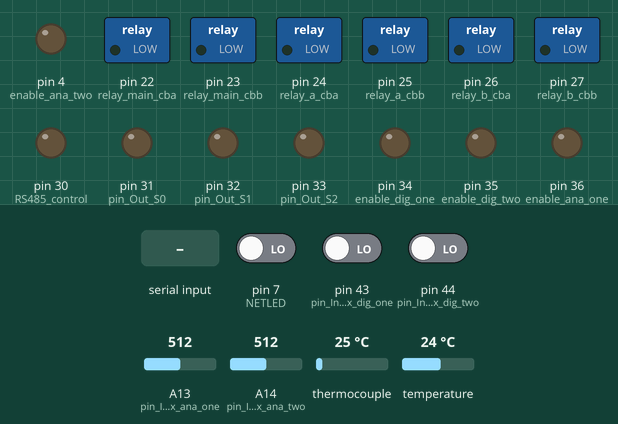
Bench run of a sketch on a simulated Arduino Mega 2560, built with avr-gcc and run on an emulated ATmega2560. Shown: switched loads named in the sketch (green lamp = pin HIGH), output pins drawn as LEDs (lit = HIGH). Inputs (shaded band) come from the test bench; at power-on: pin 7 (NETLED) LOW, pin 43 (pin_In_Mux_dig_one) LOW, pin 44 (pin_In_Mux_dig_two) LOW, A13 (pin_In_Mux_ana_one) = 512, A14 (pin_In_Mux_ana_two) = 512, thermocouple 25 °C, temperature 24 °C. The modem accepts every AT command (registered, SIM ready, sends succeed) and sends nothing else; what the sketch prints to the serial monitor is not drawn.

Above: at 2.1 s.
20.3 s: "OK\n" received over the second serial link
At 24.4 s:
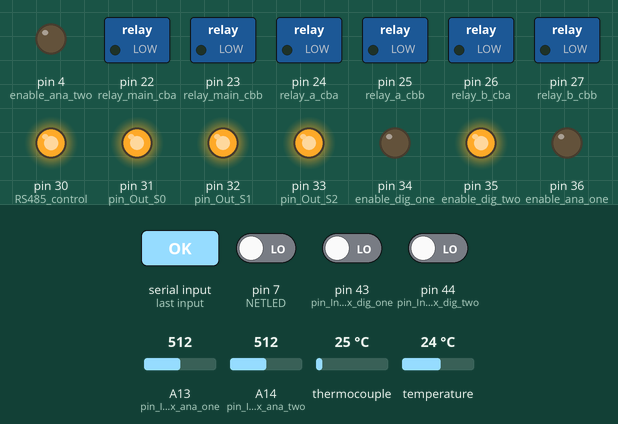
At 28.3 s:
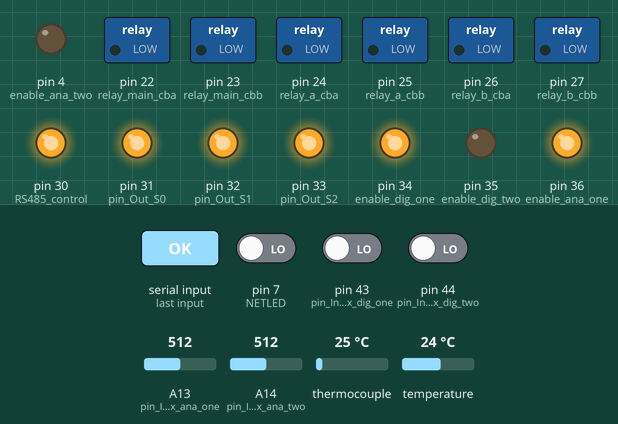
Timing chart, 0 to 51.2 s (numbered marks = the images above; inputs shaded):
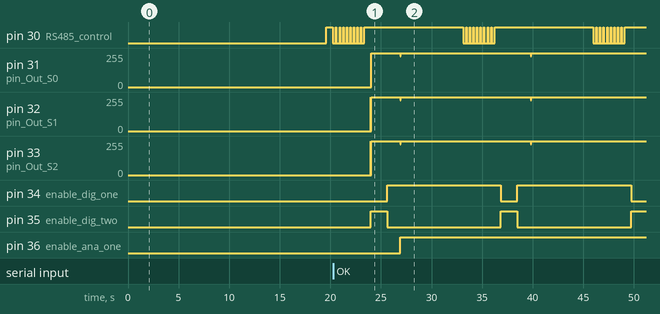

Measured:
- by itself, pin 30 (RS485_control): repeats every 12.9 s: LOW 0.31 s, 7 × (HIGH 0.05 s, LOW 0.30 s), HIGH 9.7 s, LOW 0.30 s, HIGH 0.05 s
- by itself, pin 34 (enable_dig_one): alternates HIGH for 11.2 s and LOW for 1.6 s
- by itself, pin 35 (enable_dig_two): alternates HIGH for 1.6 s and LOW for 11.2 s

The sketch:

DT.ino
```cpp
#include <SPI.h>
#include <ArduinoJson.h>
#include <avr/wdt.h>


#include <math.h>
#include "SoftwareSerial.h"
#include "Flash_Data.h"
#include "max6675.h"
#include <OneWire.h>
#include <DallasTemperature.h>
#include <EEPROM.h>
#include "DLMSMeterCode.h"
#include "PARAMETERS.h"
#define RX  11
#define TX  10
#define NETLED  7
bool debug = true;
#define RS485 Serial2
SoftwareSerial    GSM(RX, TX); //RX, TX
const int RS485_control = 30; // A15;
String rs485Data[200] = {};
float RS485_Data_Array[12] = {0.0, 0.0, 0.0, 0.0, 0.0, 0.0, 0.0, 0.0, 0.0, 0.0, 0.0, 0.0};
int rs485Res;
byte resData[35] = {};
int thermoDO = 45;
int thermoCS = 46;
int thermoCLK  = 47;
byte state = LOW;
bool isDebug = true;

MAX6675 thermocouple(thermoCLK, thermoCS, thermoDO);
int simAPN = 4;
int netCheck = 0;
String response;
/********************************************************************/
// Setup a oneWire instance to communicate with any OneWire devices
// (not just Maxim/Dallas temperature ICs)


#define usingmux4051
int pin_Out_S0 = 31;
int pin_Out_S1 = 32;
int pin_Out_S2 = 33;
int Mux_State1[8] = {0};
int Mux_State2[8] = {0};
int Mux_State3[8] = {0};
int Mux_State4[8] = {0};


int digital_Array[24] = {0};
#define usingmuxdig
int pin_In_Mux_dig_one = 43;
int pin_In_Mux_dig_two = 44;
int enable_dig_one = 34;
int enable_dig_two = 35;
#define usingmuxana
int pin_In_Mux_ana_one = A13;
int pin_In_Mux_ana_two = A14;
int enable_ana_one = 36;
int enable_ana_two = 4;
#include "mux4067.h"
multiplexer  mux;

#define READINGS_NUMBER 10


static uint32_t timer; //HTTPACTION timers
unsigned long SoftRead;

unsigned long ReadRS485;;
const long interval = 2000;
unsigned long LEDtimer;

String Data;
String networkAPN;
String pry = "";
String ser ;
String retVal = "";
String gpsResponse;

#define DEBUG true
String gpsState, timegps = "0";
String data[5];


int loopGSP = 0;
int address = 0;
boolean isLocateSet = false;
byte value;
char c;

char buffer[85];

char server[] = "www.susejgroup.net"; // "";//also change the Host line in httpRequest()  //.. configured in SGC Studio "www.susejtest.us"; //
char path[] =  "/api/connect?serial_number=";

bool errorState = true;

String dataRS485;

#define ONE_WIRE_BUS 14
/********************************************************************/
// Setup a oneWire instance to communicate with any OneWire devices
// (not just Maxim/Dallas temperature ICs)
OneWire oneWire(ONE_WIRE_BUS);
DallasTemperature sensors(&oneWire);


//control pin declaration
#define relay_main_cba 22
#define relay_main_cbb 23

#define relay_a_cba    24
#define relay_a_cbb    25

#define relay_b_cba    26
#define relay_b_cbb    27

#define relay_c_cba    28
#define relay_c_cbb    29

#define relay_d_cba    37
#define relay_d_cbb    38


int smscount = 0;

StaticJsonDocument<200> doc;
DeserializationError error;
void setup()
{
  // Init serial communication
  RS485.begin(9600);
  Serial.begin(115200);
  Serial.println("System Startup");
  delay(2000);
  pinMode(relay_main_cba,  OUTPUT);
  pinMode(relay_a_cba,  OUTPUT);
  pinMode(relay_b_cba ,  OUTPUT);
  pinMode(relay_c_cba , OUTPUT);
  pinMode(relay_d_cba , OUTPUT);

  pinMode(relay_main_cbb,  OUTPUT);
  pinMode(relay_a_cbb,  OUTPUT);
  pinMode(relay_b_cbb ,  OUTPUT);
  pinMode(relay_c_cbb , OUTPUT);
  pinMode(relay_d_cbb , OUTPUT);
  GSM.begin(9600);
  wdt_disable();
  wdt_enable(WDTO_4S);// 4 sec
  // Set RS485 Control pin to OUTPUT
  pinMode(RS485_control, OUTPUT);
  mux.initial_digMux();
  mux.initial_anaMux();
  strcpy_P(buffer, (char*)pgm_read_word(&(serialNumber[0])));
  ser = (String)buffer;
  Debug("DT Monitoring Device Nov. 2019 \n");
  Debug("DT Monitoring Device Version: 1.2 \n");
  Debug("Device Serial Number: " + ser + "\n");
  Debug("DigitalChannel: " + (String)DigitalChannel + "\n");
  Debug("AnalogChannel: " + (String)AnalogChannel + "\n");
  Debug("Latitude:  " + (String)latitude + "\n");
  Debug("Longitude: " + (String)longitude + "\n");
  while (1) {
    //Print "AT" to check if GSM is ON
    wdt_reset();
    GSM.println(F("AT"));
    delay(100);
    if (GSM.available()) {
      pry = GSM.readString();
    }
    //If COntroller receives "OK", jump out of loop
    if (pry.indexOf("OK") != -1) break;
  }
  pry = "";
  Debug("Setting GSM HTTP connection:\n");
  setUpGSM();
  delay(500); //wait for stability
  while (simAPN == 4 && netCheck < 4) {
    wdt_reset();
    attachInternet();
    netCheck++;
    wdt_reset();
    delay(1500);
    wdt_reset();
  }
  Debug(networkAPN);
  wdt_reset();
  delay(500);
  setGSMHTTP(networkAPN);
  Debug(F("\nGSM Setup Complete\n"));
  delay(500);
  sendData("AT+CGNSPWR=1", 1000);
  delay(50);
  sendData("AT+CGNSSEQ=RMC", 1000);

  delay(500);
  sendData("AT+CMGF=1", 1000);
  delay(50);
}
void loop()
{
  response = readSms();
  error = deserializeJson(doc, response);
  if (error) {
    Serial.print(F("deserializeJson() failed: "));
    Serial.println(error.c_str());
  } else {
    controlRelay(doc);
  }
  wdt_reset();
  getRS485Data();
  String address, url;
  unsigned long StateMillis = millis();
  address = "AT+HTTPPARA=\"URL\",\"http://" + String(server) + String(path);
  address.concat(linkGenerate());
  address.concat("\"");
  address.replace(" ", "");
  response = SendData(address); //A function to send GPS coordinates to server
  if (response.indexOf("ERROR") != -1) {
    software_Reset();
  }
  blinkNETLED();
  Debug(response + "\n");
  response = response.substring(response.indexOf(F("{")), response.indexOf(F("}")) + 1);
  error = deserializeJson(doc, response);
  if (error) {
    Serial.print(F("deserializeJson() failed: "));
    Serial.println(error.c_str());
    return;
  }
  controlRelay(doc);

  if (!isLocateSet)
  {
    getGPSData("AT+CGNSINF", 1000, DEBUG);
  }
  GSM.flush();
  Serial.flush();
}


void controlRelay(StaticJsonDocument<200> doc) {
  const char* c1 = doc["c1"]; // "1"
  const char* c2 = doc["c2"]; // "0"
  const char* c3 = doc["c3"]; // "1"
  const char* c4 = doc["c4"]; // "1"
  const char* c5 = doc["c5"]; // "0"
  Serial.println(String(c1));
  Serial.println(String(c2));
  if (String(c1) == "1") {
    Serial.println(F("c1 on"));
    digitalWrite(relay_main_cba,  1);
    digitalWrite(relay_main_cbb,  0);

  } else if (String(c1) == "0") {
    Serial.println(F("c1 off"));
    digitalWrite(relay_main_cba,  0);
    digitalWrite(relay_main_cbb,  1);

  }
  if (String(c2) == "1") {
    Serial.println(F("c2 on"));
    digitalWrite(relay_a_cba ,  1);
    digitalWrite(relay_a_cbb ,  0);

  }  else if (String(c2) == "0") {
    Serial.println(F("c2 off"));
    digitalWrite(relay_a_cba ,  0);
    digitalWrite(relay_a_cbb , 1);

  }
  if (String(c3) == "1") {
    Serial.println(F("c3 on"));
     digitalWrite(relay_b_cba ,  1);
    digitalWrite(relay_b_cbb ,  0);

  }  else if (String(c3) == "0") {
    Serial.println(F("c3 off"));
    digitalWrite(relay_b_cba ,  0);
    digitalWrite(relay_b_cbb ,  1);

  }
  if (String(c4) == "1") {
    Serial.println(F("c4 on"));
    digitalWrite(relay_c_cba ,  1);
    digitalWrite(relay_c_cbb ,  0);

  }  else if (String(c4) == "0") {
    Serial.println(F("c4 off"));
    digitalWrite(relay_c_cba ,  0);
    digitalWrite(relay_c_cbb ,  1);

  }
  if (String(c5) == "1") {
    Serial.println(F("c5 on"));
    digitalWrite(relay_d_cba ,  1);
    digitalWrite(relay_b_cbb , 0);

  }  else if (String(c5) == "0") {
    Serial.println(F("c5 off"));
    digitalWrite(relay_d_cba ,  0);
    digitalWrite(relay_b_cbb , 1);

  }
}
```

Flash_Data.h
```cpp
#pragma once
#include <avr/pgmspace.h>
#include "PARAMETERS.h"
const char Glo[]                PROGMEM = "gloflat";
const char MTN[]                PROGMEM = "web.gprs.mtnnigeria.net";
const char Airtel[]             PROGMEM = "internet.ng.airtel.com";
const char Ninemobile[]         PROGMEM = "9mobile";
const char Default[]            PROGMEM = "web.gprs.mtnnigeria.net";

const char* const comm_Data[]  PROGMEM =
{
  serialNumber
};

const char * const APN[]        PROGMEM =
{
  Glo,
  MTN,
  Airtel,
  Ninemobile,
  Default
};
```

PARAMETERS.h
```cpp
#ifndef PARAMETERS_h
#define PARAMETERS_h
#define MOJEC
const char serialNumber[]       PROGMEM = "IEIKOBU979ZQB251";
int  DigitalChannel = 9;
int  AnalogChannel = 12;
String latitude = "6.61365";
String longitude =  "3.50730";


#endif
```

mux4067.h
```cpp
#ifdef usingmux4067
// this must be place inside the code for it to work fine
// I.E the declearation below

/*

  #define usingmux4067
  #define AINMUX  A12      // Analog In Pin 0
  #define DIGMUX A13      // DIGITAL In Pin 0


  #define muxPin0 33  // Digital Pin 2
  #define muxPin1 32 // Digital Pin 3
  #define muxPin2 31 // Digital Pin 4
  #define muxPin3 30 // Digital Pin 5
  int ANEN = A14;
  int DIGEN = A15;
  int muxValue;
*/


#include <Arduino.h>


class multiplexer {
  public:
    void initial();
    String updateMux1 (int k);
    String  updateMux2 (int k);

};


multiplexer::initial() {
  pinMode(muxPin0, OUTPUT);
  pinMode(muxPin1, OUTPUT);
  pinMode(muxPin2, OUTPUT);
  pinMode(muxPin3, OUTPUT);
  pinMode(ANEN, OUTPUT);
  pinMode(DIGEN, OUTPUT);
  pinMode(DIGMUX, INPUT);
}


String multiplexer::analogMux(int channel)
{
  digitalWrite(DIGEN, HIGH);
  digitalWrite(ANEN, LOW);
  for (int i = 0; i < 16; i++)
  {
    digitalWrite(muxPin0, bitRead(channel, 0));
    digitalWrite(muxPin1, bitRead(channel, 1));
    digitalWrite(muxPin2, bitRead(channel, 2));
    digitalWrite(muxPin3, bitRead(channel, 3));

    // read from the selected  channel (A0)
    muxValue = analogRead(AINMUX);
  }
  // return the  analog value
  return String(muxValue);
}


String multiplexer::digitalMux(int channel)
{
  digitalWrite(DIGEN, LOW);
  digitalWrite(ANEN, HIGH);
  for (int i = 0; i < 16; i++)
  {
    digitalWrite(muxPin0, bitRead(channel, 0));
    digitalWrite(muxPin1, bitRead(channel, 1));
    digitalWrite(muxPin2, bitRead(channel, 2));
    digitalWrite(muxPin3, bitRead(channel, 3));

    // read from the selected  channel (A0)
    muxValue = digitalRead(DIGMUX);
  }
  // return the  analog value
  return String(muxValue);
}

#endif //usingmux4067


/////////////////////////////////////////////////////////////////////////////////////////////////////////////////////////////////////


#ifdef usingmux4051
/*
  #define usingmux4051
  int pin_Out_S0 = 41;
  int pin_Out_S1 = 40;
  int pin_Out_S2 = 39;
  int pin_In_Mux1 = A1;
  int pin_In_Mux2 = A0;
  int Mux1_State[8] = {0};
  int Mux2_State[8] = {0};
  int Enable_1 = 15;
  int Enable_2 = 14;
*/

#include <Arduino.h>
class multiplexer {
  public:
    initial();
    initial_digMux();
    initial_anaMux();
    int analogMux1(int k);
    int analogMux2(int k);
    int digitalMux1 (int k);
    int digitalMux2 (int k);
};


#ifdef usingmuxdig
multiplexer::initial_digMux() {
  pinMode(pin_Out_S0, OUTPUT);
  pinMode(pin_Out_S1, OUTPUT);
  pinMode(pin_Out_S2, OUTPUT);
  pinMode(enable_dig_one, OUTPUT);
  pinMode(enable_dig_two, OUTPUT);
  pinMode(pin_In_Mux_dig_one, INPUT);
  pinMode(pin_In_Mux_dig_two, INPUT);
  int Mux_State1[8] = {0};
  int Mux_State2[8] = {0};
}

int multiplexer::digitalMux1 (int k) {
  digitalWrite(enable_dig_one, LOW);
  digitalWrite(enable_dig_two, HIGH);
  for (int i = 0; i < 8; i++) {
    digitalWrite(pin_Out_S0, HIGH && (i & B00000001));
    digitalWrite(pin_Out_S1, HIGH && (i & B00000010));
    digitalWrite(pin_Out_S2, HIGH && (i & B00000100));
    Mux_State1[i] = digitalRead(pin_In_Mux_dig_one);
  }
  return  Mux_State1[k];
}

int multiplexer::digitalMux2(int k) {
  digitalWrite(enable_dig_one, HIGH);
  digitalWrite(enable_dig_two, LOW);
  for (int i = 0; i < 8; i++) {
    digitalWrite(pin_Out_S0, HIGH && (i & B00000001));
    digitalWrite(pin_Out_S1, HIGH && (i & B00000010));
    digitalWrite(pin_Out_S2, HIGH && (i & B00000100));
    Mux_State2[i] = digitalRead(pin_In_Mux_dig_two);
  }
  return  Mux_State2[k];
}
#endif

#ifdef usingmuxana
multiplexer::initial_anaMux() {
  pinMode(pin_Out_S0, OUTPUT);
  pinMode(pin_Out_S1, OUTPUT);
  pinMode(pin_Out_S2, OUTPUT);
  pinMode(enable_ana_one, OUTPUT);
  pinMode(enable_ana_two, OUTPUT);
  int Mux_State3[8] = {0};
  int Mux_State4[8] = {0};
}

int multiplexer::analogMux1(int k) {
  digitalWrite(enable_ana_one, LOW);
  digitalWrite(enable_ana_two, HIGH);
  for (int i = 0; i < 8; i++) {
    digitalWrite(pin_Out_S0, HIGH && (i & B00000001));
    digitalWrite(pin_Out_S1, HIGH && (i & B00000010));
    digitalWrite(pin_Out_S2, HIGH && (i & B00000100));
    Mux_State3[i] = analogRead(pin_In_Mux_ana_one);
  }
  return Mux_State3[k];
}
int multiplexer::analogMux2(int k) {
  digitalWrite(enable_ana_one, HIGH);
  digitalWrite(enable_ana_two, LOW);
  for (int i = 0; i < 8; i++) {
    digitalWrite(pin_Out_S0, HIGH && (i & B00000001));
    digitalWrite(pin_Out_S1, HIGH && (i & B00000010));
    digitalWrite(pin_Out_S2, HIGH && (i & B00000100));
    Mux_State4[i] = analogRead(pin_In_Mux_ana_two);
  }
  return Mux_State4[k];
}

#endif

#endif //usingmux4051

#ifdef usingmcp3208

/*#define SELPIN0 3 //Selection Pin
  #define SELPIN1 16 //Selection Pin
  #define DATAOUT 51//MOSI
  #define DATAIN  50//MISO
  #define SPICLOCK  52//Clock */
int readvalue;

#include <Arduino.h>
class multiplexer {
  public:
    initial();
    String updateMux1 (int k);
    String  updateMux2 (int k);

};


multiplexer::initial() {
  //set pin modes
  pinMode(SELPIN0, OUTPUT);
  pinMode(SELPIN1, OUTPUT);
  pinMode(DATAOUT, OUTPUT);
  pinMode(DATAIN, INPUT);
  pinMode(SPICLOCK, OUTPUT);
  //disable device to start with
  digitalWrite(SELPIN0, HIGH);
  digitalWrite(SELPIN1, HIGH);
  digitalWrite(DATAOUT, LOW);
  digitalWrite(SPICLOCK, LOW);

  int multiplexer::read_adc(int channel) {
    int adcvalue = 0;
    byte commandbits = B11000000; //command bits - start, mode, chn (3), dont care (3)

    //allow channel selection
    commandbits |= ((channel - 1) << 3);

    digitalWrite(SELPIN0, HIGH); //Select adc
    digitalWrite(SELPIN1, LOW); //Select adc
    // setup bits to be written
    for (int i = 7; i >= 3; i--) {
      digitalWrite(DATAOUT, commandbits & 1 << i);
      //cycle clock
      digitalWrite(SPICLOCK, HIGH);
      digitalWrite(SPICLOCK, LOW);
    }

    digitalWrite(SPICLOCK, HIGH);   //ignores 2 null bits
    digitalWrite(SPICLOCK, LOW);
    digitalWrite(SPICLOCK, HIGH);
    digitalWrite(SPICLOCK, LOW);

    //read bits from adc
    for (int i = 11; i >= 0; i--) {
      adcvalue += digitalRead(DATAIN) << i;
      //cycle clock
      digitalWrite(SPICLOCK, HIGH);
      digitalWrite(SPICLOCK, LOW);
    }
    digitalWrite(SELPIN1, HIGH); //turn off device
    return adcvalue;
  }


  int multiplexer::read_adc2 (int channel) {
    int adcvalue = 0;
    byte commandbits = B11000000; //command bits - start, mode, chn (3), dont care (3)

    //allow channel selection
    commandbits |= ((channel - 1) << 3);

    digitalWrite(SELPIN0, LOW); //Select adc
    digitalWrite(SELPIN1, HIGH); //Select adc
    // setup bits to be written
    for (int i = 7; i >= 3; i--) {
      digitalWrite(DATAOUT, commandbits & 1 << i);
      //cycle clock
      digitalWrite(SPICLOCK, HIGH);
      digitalWrite(SPICLOCK, LOW);
    }

    digitalWrite(SPICLOCK, HIGH);   //ignores 2 null bits
    digitalWrite(SPICLOCK, LOW);
    digitalWrite(SPICLOCK, HIGH);
    digitalWrite(SPICLOCK, LOW);

    //read bits from adc
    for (int i = 11; i >= 0; i--) {
      adcvalue += digitalRead(DATAIN) << i;
      //cycle clock
      digitalWrite(SPICLOCK, HIGH);
      digitalWrite(SPICLOCK, LOW);
    }
    digitalWrite(SELPIN0, HIGH); //turn off device
    return adcvalue;
  }
#endif
```

Source omitted: DLMSMeterCode.h (data table, 6660 bytes), StringDef.ino (19481 bytes)
